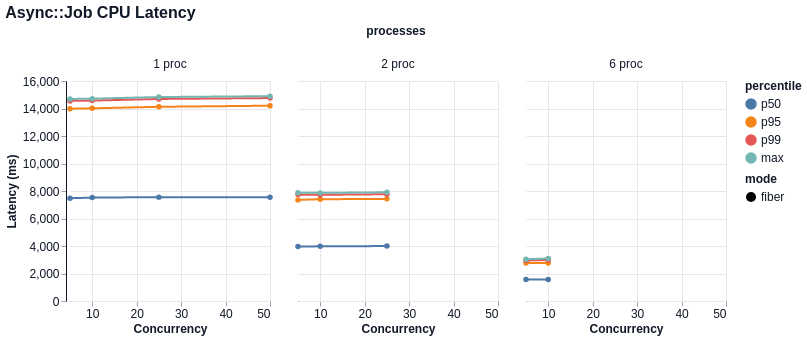

Vega-Lite specification for this chart:
### Vega-Lite specification from a JSON file in a GitHub repository (floating-point values rounded to 4 significant figures)
{"$schema": "https://vega.github.io/schema/vega-lite/v6.json", "title": "Async::Job CPU Latency", "width": 200, "height": 220, "data": {"values": [{"mode": "fiber", "concurrency": 5, "processes": "1 proc", "percentile": "p50", "value": 7475.0}, {"mode": "fiber", "concurrency": 5, "processes": "1 proc", "percentile": "p95", "value": 13980.0}, {"mode": "fiber", "concurrency": 5, "processes": "1 proc", "percentile": "p99", "value": 14550.0}, {"mode": "fiber", "concurrency": 5, "processes": "1 proc", "percentile": "max", "value": 14690.0}, {"mode": "fiber", "concurrency": 10, "processes": "1 proc", "percentile": "p50", "value": 7520.0}, {"mode": "fiber", "concurrency": 10, "processes": "1 proc", "percentile": "p95", "value": 14010.0}, {"mode": "fiber", "concurrency": 10, "processes": "1 proc", "percentile": "p99", "value": 14570.0}, {"mode": "fiber", "concurrency": 10, "processes": "1 proc", "percentile": "max", "value": 14720.0}, {"mode": "fiber", "concurrency": 25, "processes": "1 proc", "percentile": "p50", "value": 7554.0}, {"mode": "fiber", "concurrency": 25, "processes": "1 proc", "percentile": "p95", "value": 14120.0}, {"mode": "fiber", "concurrency": 25, "processes": "1 proc", "percentile": "p99", "value": 14690.0}, {"mode": "fiber", "concurrency": 25, "processes": "1 proc", "percentile": "max", "value": 14830.0}, {"mode": "fiber", "concurrency": 50, "processes": "1 proc", "percentile": "p50", "value": 7547.0}, {"mode": "fiber", "concurrency": 50, "processes": "1 proc", "percentile": "p95", "value": 14200.0}, {"mode": "fiber", "concurrency": 50, "processes": "1 proc", "percentile": "p99", "value": 14760.0}, {"mode": "fiber", "concurrency": 50, "processes": "1 proc", "percentile": "max", "value": 14900.0}, {"mode": "fiber", "concurrency": 5, "processes": "2 proc", "percentile": "p50", "value": 3956.0}, {"mode": "fiber", "concurrency": 5, "processes": "2 proc", "percentile": "p95", "value": 7354.0}, {"mode": "fiber", "concurrency": 5, "processes": "2 proc", "percentile": "p99", "value": 7738.0}, {"mode": "fiber", "concurrency": 5, "processes": "2 proc", "percentile": "max", "value": 7879.0}, {"mode": "fiber", "concurrency": 10, "processes": "2 proc", "percentile": "p50", "value": 3978.0}, {"mode": "fiber", "concurrency": 10, "processes": "2 proc", "percentile": "p95", "value": 7401.0}, {"mode": "fiber", "concurrency": 10, "processes": "2 proc", "percentile": "p99", "value": 7723.0}, {"mode": "fiber", "concurrency": 10, "processes": "2 proc", "percentile": "max", "value": 7863.0}, {"mode": "fiber", "concurrency": 25, "processes": "2 proc", "percentile": "p50", "value": 3995.0}, {"mode": "fiber", "concurrency": 25, "processes": "2 proc", "percentile": "p95", "value": 7428.0}, {"mode": "fiber", "concurrency": 25, "processes": "2 proc", "percentile": "p99", "value": 7764.0}, {"mode": "fiber", "concurrency": 25, "processes": "2 proc", "percentile": "max", "value": 7908.0}, {"mode": "fiber", "concurrency": 5, "processes": "6 proc", "percentile": "p50", "value": 1558.0}, {"mode": "fiber", "concurrency": 5, "processes": "6 proc", "percentile": "p95", "value": 2764.0}, {"mode": "fiber", "concurrency": 5, "processes": "6 proc", "percentile": "p99", "value": 2947.0}, {"mode": "fiber", "concurrency": 5, "processes": "6 proc", "percentile": "max", "value": 3035.0}, {"mode": "fiber", "concurrency": 10, "processes": "6 proc", "percentile": "p50", "value": 1561.0}, {"mode": "fiber", "concurrency": 10, "processes": "6 proc", "percentile": "p95", "value": 2771.0}, {"mode": "fiber", "concurrency": 10, "processes": "6 proc", "percentile": "p99", "value": 2983.0}, {"mode": "fiber", "concurrency": 10, "processes": "6 proc", "percentile": "max", "value": 3096.0}]}, "mark": {"type": "line", "point": true, "tooltip": true}, "encoding": {"x": {"field": "concurrency", "type": "quantitative", "title": "Concurrency"}, "y": {"field": "value", "type": "quantitative", "title": "Latency (ms)"}, "color": {"field": "percentile", "type": "nominal", "sort": ["p50", "p95", "p99", "max"]}, "tooltip": [{"field": "mode", "type": "nominal"}, {"field": "concurrency", "type": "quantitative"}, {"field": "processes", "type": "nominal"}, {"field": "metric", "type": "nominal"}, {"field": "percentile", "type": "nominal"}, {"field": "value", "type": "quantitative"}], "strokeDash": {"field": "mode", "type": "nominal"}, "column": {"field": "processes", "type": "nominal", "sort": null}}, "config": {"background": "white", "axis": {"labelFont": "Helvetica", "titleFont": "Helvetica", "labelFontSize": 12, "titleFontSize": 12, "labelColor": "#111827", "titleColor": "#111827", "domainColor": "#111827", "tickColor": "#9ca3af", "grid": true, "gridColor": "#e5e7eb"}, "header": {"labelFont": "Helvetica", "titleFont": "Helvetica", "labelFontSize": 12, "titleFontSize": 12, "labelColor": "#111827", "titleColor": "#111827"}, "legend": {"labelFont": "Helvetica", "titleFont": "Helvetica", "labelFontSize": 12, "titleFontSize": 12, "labelColor": "#111827", "titleColor": "#111827"}, "title": {"font": "Helvetica", "fontSize": 16, "anchor": "start", "color": "#111827"}, "view": {"stroke": null}}}
